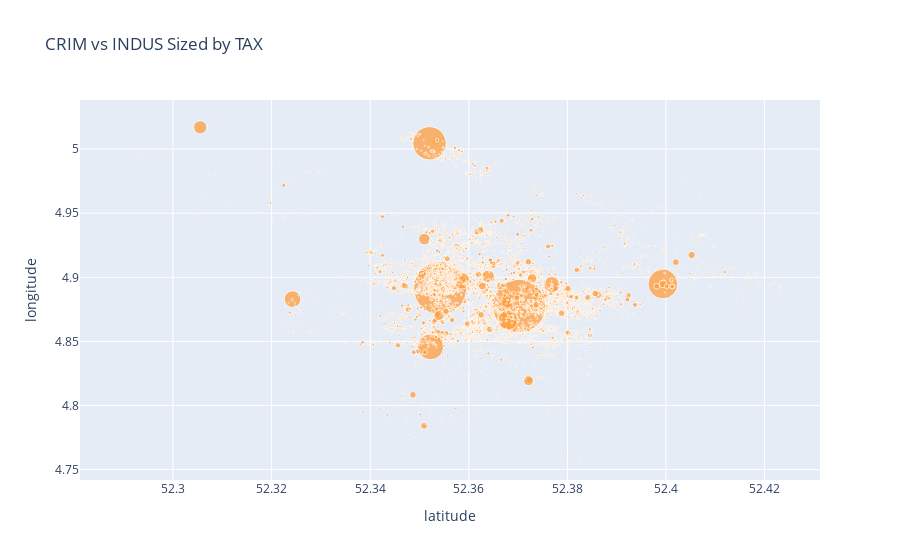

The code cell stored with this chart in its notebook:
### Code cell
df_price_150.iplot(
    x='latitude',
    y='longitude',
    size=df_price_150.price/150, 
    text='price',
    mode='markers',
    layout=dict(
        xaxis=dict(type='log', title='latitude'),
        yaxis=dict(title='longitude'),
        title='CRIM vs INDUS Sized by TAX'))

### Figure 1 — Plotly figure (JSON) as saved in the notebook; plotly's stock layout.template omitted (floating-point values rounded to 4 significant figures; data arrays with more than 128 entries replaced by an {"elided": "..."} marker saying what was removed)
{"data": [{"line": {"color": "rgba(255, 153, 51, 1.0)", "dash": "solid", "shape": "linear", "width": 1.3}, "marker": {"size": {"elided": "6264 float values"}, "symbol": "circle"}, "mode": "markers", "name": "longitude", "text": {"elided": "6264 float values"}, "type": "scatter", "x": {"elided": "6264 float values"}, "y": {"elided": "6264 float values"}}], "layout": {"title": {"text": "CRIM vs INDUS Sized by TAX"}, "xaxis": {"title": {"text": "latitude"}, "type": "log"}, "yaxis": {"title": {"text": "longitude"}}}}
